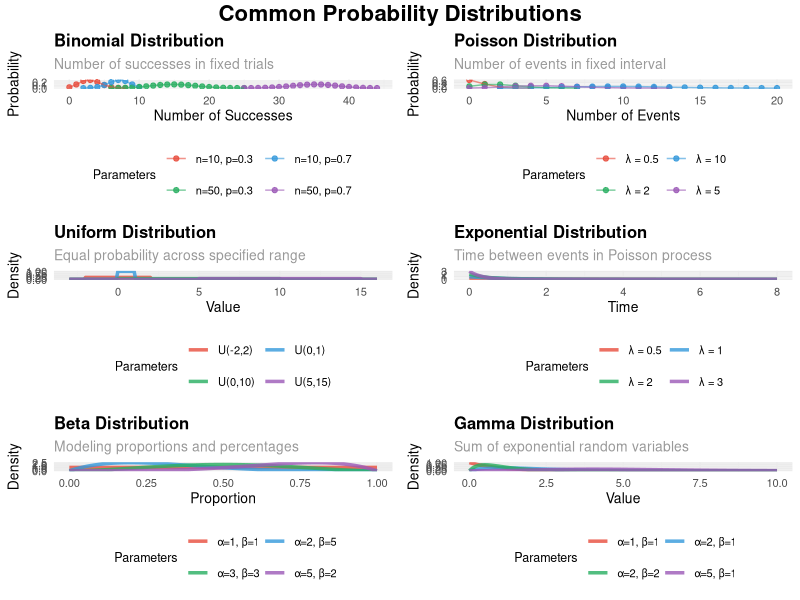

Source code (R):
## ---- chunk 1
#| code-summary: "Packages used for R examples"
#| message: false
#| warning: false
library(ggplot2)
library(dplyr)
library(tidyr)
library(stringr)
library(ggpubr)
## ---- chunk 2
#| label: fig-distributions
#| fig-cap: "Overview of common probability distributions in business analytics."
#| fig-height: 10
#| fig-width: 8
#| message: false
#| warning: false

custom_theme <- theme_minimal() +
  theme(
    plot.title = element_text(size = 12, face = "bold"),
    plot.subtitle = element_text(size = 10, color = "gray60"),
    axis.title = element_text(size = 10),
    axis.text = element_text(size = 8),
    legend.position = "bottom",
    legend.title = element_text(size = 9),
    legend.text = element_text(size = 8)
  )

colors <- c("#e74c3c", "#3498db", "#27ae60", "#9b59b6")

# 1. BINOMIAL DISTRIBUTION
binomial_data <- expand_grid(
  scenario = c("n=10, p=0.3", "n=10, p=0.7", "n=50, p=0.3", "n=50, p=0.7"),
  x = 0:50
) |>
  mutate(
    n = case_when(str_detect(scenario, "n=10") ~ 10, str_detect(scenario, "n=50") ~ 50),
    p = case_when(str_detect(scenario, "p=0.3") ~ 0.3, str_detect(scenario, "p=0.7") ~ 0.7),
    probability = ifelse(x <= n, dbinom(x, n, p), 0),
    probability = ifelse(probability > 0.001, probability, NA)
  ) |>
  filter(!is.na(probability))

p1 <- ggplot(binomial_data, aes(x = x, y = probability, color = scenario)) +
  geom_point(size = 1.5, alpha = 0.8) +
  geom_line(alpha = 0.6) +
  scale_color_manual(values = colors) +
  labs(title = "Binomial Distribution", subtitle = "Number of successes in fixed trials",
    x = "Number of Successes", y = "Probability", color = "Parameters") +
  custom_theme +
  guides(color = guide_legend(nrow = 2, byrow = TRUE))

# 2. POISSON DISTRIBUTION
poisson_data <- expand_grid(lambda = c(0.5, 2, 5, 10), x = 0:25) |>
  mutate(
    scenario = paste0("λ = ", lambda),
    probability = dpois(x, lambda),
    probability = ifelse(probability > 0.001, probability, NA)
  ) |>
  filter(!is.na(probability))

p2 <- ggplot(poisson_data, aes(x = x, y = probability, color = scenario)) +
  geom_point(size = 1.5, alpha = 0.8) +
  geom_line(alpha = 0.6) +
  scale_color_manual(values = colors) +
  labs(title = "Poisson Distribution", subtitle = "Number of events in fixed interval",
    x = "Number of Events", y = "Probability", color = "Parameters") +
  custom_theme +
  guides(color = guide_legend(nrow = 2, byrow = TRUE))

# 3. UNIFORM DISTRIBUTION
uniform_data <- expand_grid(
  scenario = c("U(0,1)", "U(0,10)", "U(5,15)", "U(-2,2)"),
  x = seq(-3, 16, 0.1)
) |>
  mutate(
    a = case_when(scenario == "U(0,1)" ~ 0, scenario == "U(0,10)" ~ 0,
      scenario == "U(5,15)" ~ 5, scenario == "U(-2,2)" ~ -2),
    b = case_when(scenario == "U(0,1)" ~ 1, scenario == "U(0,10)" ~ 10,
      scenario == "U(5,15)" ~ 15, scenario == "U(-2,2)" ~ 2),
    density = ifelse(x >= a & x <= b, 1 / (b - a), 0)
  )

p3 <- ggplot(uniform_data, aes(x = x, y = density, color = scenario)) +
  geom_line(linewidth = 1.2, alpha = 0.8) +
  scale_color_manual(values = colors) +
  labs(title = "Uniform Distribution", subtitle = "Equal probability across specified range",
    x = "Value", y = "Density", color = "Parameters") +
  custom_theme +
  guides(color = guide_legend(nrow = 2, byrow = TRUE))

# 4. EXPONENTIAL DISTRIBUTION
exponential_data <- expand_grid(lambda = c(0.5, 1, 2, 3), x = seq(0, 8, 0.1)) |>
  mutate(scenario = paste0("λ = ", lambda), density = dexp(x, lambda))

p4 <- ggplot(exponential_data, aes(x = x, y = density, color = scenario)) +
  geom_line(linewidth = 1.2, alpha = 0.8) +
  scale_color_manual(values = colors) +
  labs(title = "Exponential Distribution", subtitle = "Time between events in Poisson process",
    x = "Time", y = "Density", color = "Parameters") +
  custom_theme +
  guides(color = guide_legend(nrow = 2, byrow = TRUE))

# 5. BETA DISTRIBUTION
beta_data <- expand_grid(
  scenario = c("α=1, β=1", "α=2, β=5", "α=5, β=2", "α=3, β=3"),
  x = seq(0, 1, 0.01)
) |>
  mutate(
    alpha = case_when(scenario == "α=1, β=1" ~ 1, scenario == "α=2, β=5" ~ 2,
      scenario == "α=5, β=2" ~ 5, scenario == "α=3, β=3" ~ 3),
    beta = case_when(scenario == "α=1, β=1" ~ 1, scenario == "α=2, β=5" ~ 5,
      scenario == "α=5, β=2" ~ 2, scenario == "α=3, β=3" ~ 3),
    density = dbeta(x, alpha, beta)
  )

p5 <- ggplot(beta_data, aes(x = x, y = density, color = scenario)) +
  geom_line(linewidth = 1.2, alpha = 0.8) +
  scale_color_manual(values = colors) +
  labs(title = "Beta Distribution", subtitle = "Modeling proportions and percentages",
    x = "Proportion", y = "Density", color = "Parameters") +
  custom_theme +
  guides(color = guide_legend(nrow = 2, byrow = TRUE))

# 6. GAMMA DISTRIBUTION
gamma_data <- expand_grid(
  scenario = c("α=1, β=1", "α=2, β=1", "α=5, β=1", "α=2, β=2"),
  x = seq(0, 10, 0.1)
) |>
  mutate(
    shape = case_when(str_detect(scenario, "α=1") ~ 1, str_detect(scenario, "α=2") ~ 2,
      str_detect(scenario, "α=5") ~ 5),
    rate = case_when(str_detect(scenario, "β=1") ~ 1, str_detect(scenario, "β=2") ~ 2),
    density = dgamma(x, shape = shape, rate = rate)
  )

p6 <- ggplot(gamma_data, aes(x = x, y = density, color = scenario)) +
  geom_line(linewidth = 1.2, alpha = 0.8) +
  scale_color_manual(values = colors) +
  labs(title = "Gamma Distribution", subtitle = "Sum of exponential random variables",
    x = "Value", y = "Density", color = "Parameters") +
  custom_theme +
  guides(color = guide_legend(nrow = 2, byrow = TRUE))

annotate_figure(
  ggarrange(p1, p2, p3, p4, p5, p6, ncol = 2, nrow = 3, common.legend = FALSE, align = "hv"),
  top = text_grob("Common Probability Distributions", color = "black", face = "bold", size = 16)
)
